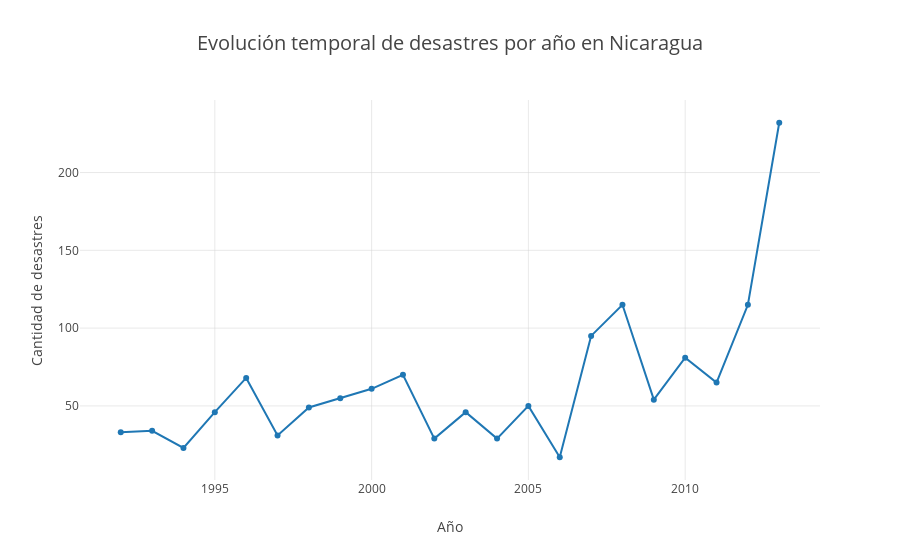

The code cell stored with this chart in its notebook:
### Code cell
# Crear gráfico de líneas para mostrar la evolución temporal
fig = px.line(conteo_desastres_anio, x='Año', y='total_desastres',
              title='Evolución temporal de desastres por año en Nicaragua',
              template='ygridoff',
              labels={'año': 'Año', 'total_desastres': 'Cantidad de desastres'}, 
              markers=True)

# Atributos de visualización de la figura
fig.update_layout(
    title=dict(
        x=0.5,  # Centrar el título
        font=dict(size=20)),
    xaxis=dict(showgrid=True, gridwidth=0.5, gridcolor='lightgray'),
    yaxis=dict(showgrid=True, gridwidth=0.5, gridcolor='lightgray')
)

fig.show()

### Figure 1 — Plotly figure (JSON) as saved in the notebook; plotly's stock layout.template omitted (floating-point values rounded to 4 significant figures)
{"data": [{"hovertemplate": "Año=%{x}<br>Cantidad de desastres=%{y}<extra></extra>", "legendgroup": "", "line": {"color": "#1F77B4", "dash": "solid"}, "marker": {"symbol": "circle"}, "mode": "lines+markers", "name": "", "orientation": "v", "showlegend": false, "type": "scatter", "x": [1992, 1993, 1994, 1995, 1996, 1997, 1998, 1999, 2000, 2001, 2002, 2003, 2004, 2005, 2006, 2007, 2008, 2009, 2010, 2011, 2012, 2013], "xaxis": "x", "y": [33, 34, 23, 46, 68, 31, 49, 55, 61, 70, 29, 46, 29, 50, 17, 95, 115, 54, 81, 65, 115, 232], "yaxis": "y"}], "layout": {"legend": {"tracegroupgap": 0}, "title": {"font": {"size": 20}, "text": "Evolución temporal de desastres por año en Nicaragua", "x": 0.5}, "xaxis": {"anchor": "y", "domain": [0, 1], "gridcolor": "lightgray", "gridwidth": 0.5, "showgrid": true, "title": {"text": "Año"}}, "yaxis": {"anchor": "x", "domain": [0, 1], "gridcolor": "lightgray", "gridwidth": 0.5, "showgrid": true, "title": {"text": "Cantidad de desastres"}}}}
